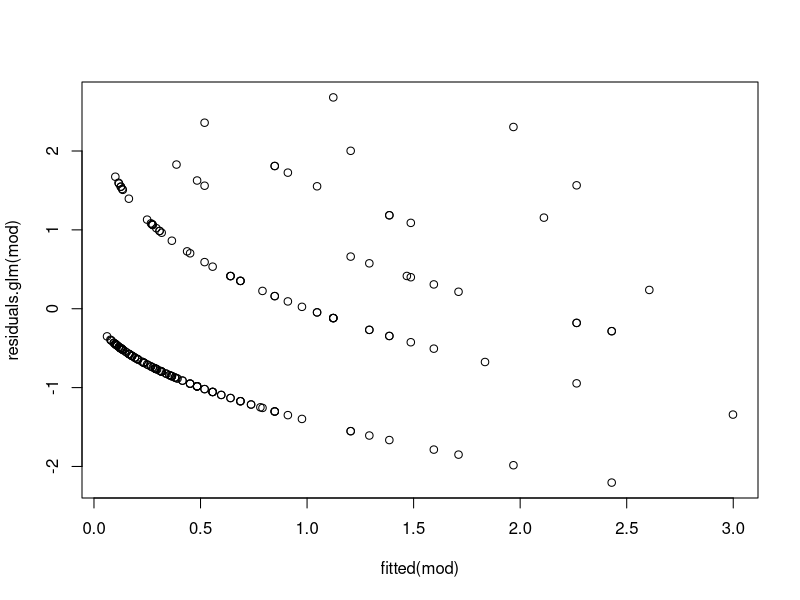

Write R code to recreate this figure.
## ---- chunk 1
    library(tidyverse)
    award <- read.csv('Data/awards.csv')
## ---- chunk 2
# using poisson bc awards is a count variable 
mod <- glm(num_awards ~ prog + math, family = poisson, data = award)
summary(mod)
## ---- chunk 3
confint(mod, 'progVocational')
## ---- chunk 4
summary(mod)
chi2 <- mod$null.deviance - mod$deviance
df   <- mod$df.null - mod$df.residual
pchisq(chi2, df, lower.tail = FALSE)
chi2
## ---- chunk 5
mod_int <- glm(num_awards ~ prog + math + prog:math, data = award, family = poisson)
anova(mod, mod_int)
## ---- chunk 6
plot(fitted(mod), residuals.glm(mod), type = 'pearson')
